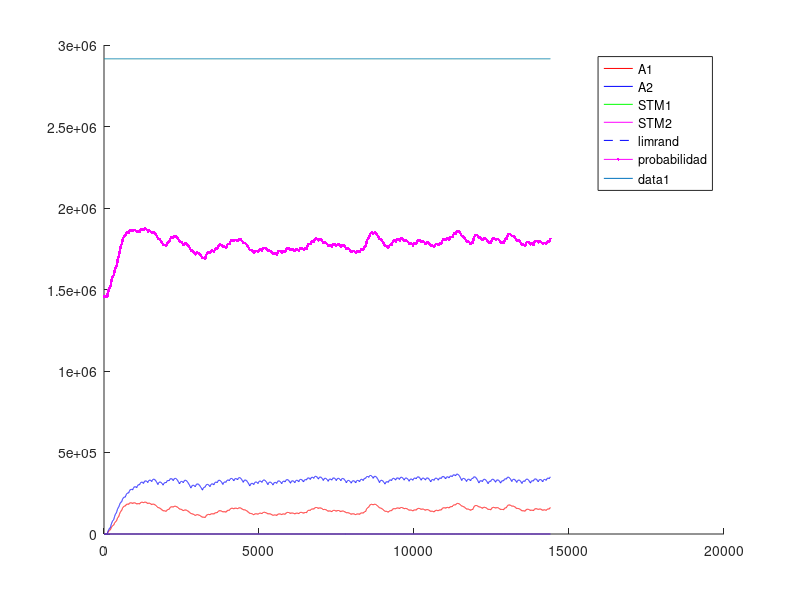
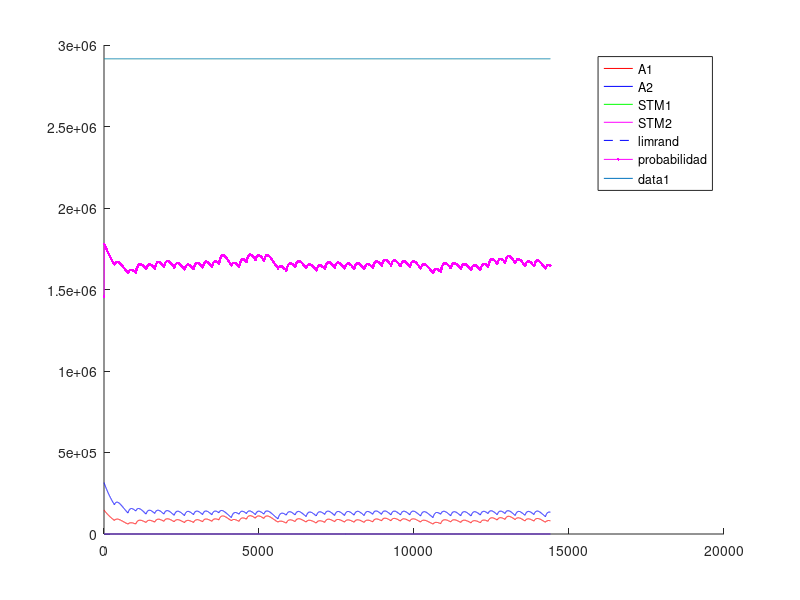
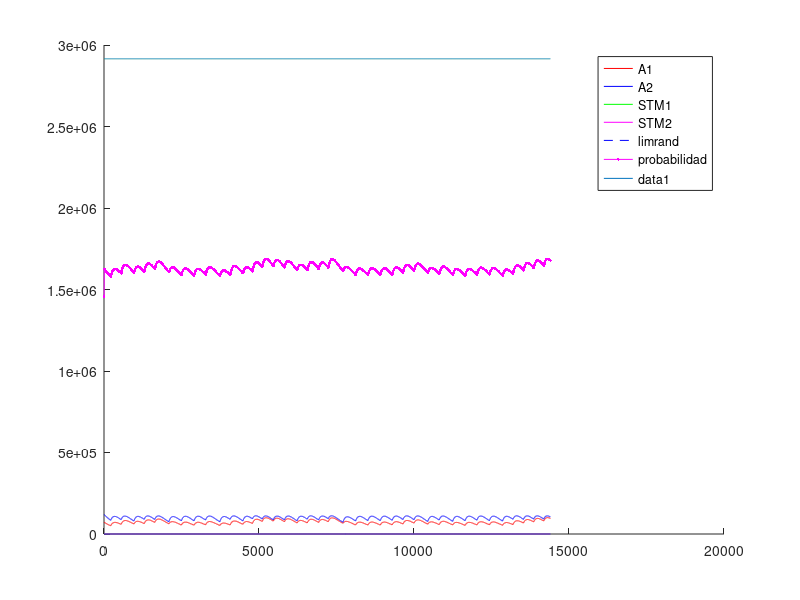
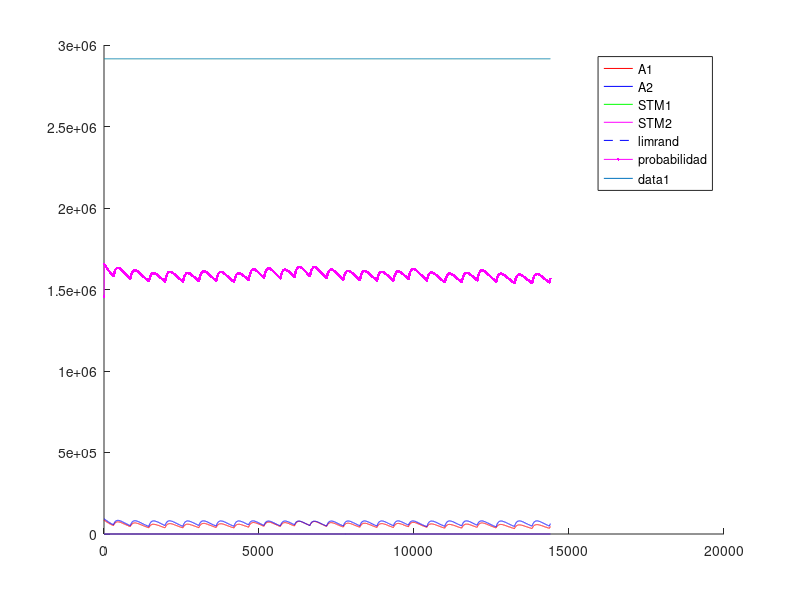

The MATLAB script that drew these images, in order:
%% Experimento con Fixed-Ratio - FR - Tasa fija
%% Existen multiples intancias de palanquelo (cada vez que realiza respuesta decide si realiza otra o no)
%% Durante la tasa se contabilizan los palanqueos y no palanqueos y el refuerzo impacta de forma 
%% proporcional a la tasa de respuestas.
%% Un trial dura 3600 segundos.
%% Una sesion 1 o 3 trial (seg´un la dinamica del animal)
%% 5 sesiones por Experimento. Cada sesion es un intervalo diferente.
%% 1 experimento
%% Tiempo para realizar un respuesta 1 segundo
%% 
%% La probabilidad de eleccion se ajusta al nivel de maxima frecuencia de palanqueo
%% 

close all
clc
clear

%% Matriz de pago 0 1 

%%% Se ajusto la apreciacion de las cantidades de refuerzo 
function rf = feel(pellets)
  rf=0;
  if (nargin~=0)
    rf=(12.8*(1-exp(-.25.* pellets.^(2))))+(12.8*(1-exp(-.5.* pellets)));
  else
    error ("Faltan parametros");
  endif
endfunction
%% 
%% 

%% INICIALIZATION
%%%%%% CONSTANTES DE SESIONES
Ntrial  =  1 ;   %% un trial de 3600 segundos
tTrial  =  3600; %% en segundos
tResp   =  1;    %% en segundos
tMuestreo = 0.25;%% en segundos
Nses    =  6 ;
Fr=[10,30,40,60,90,120]; %% valores medios de intervalos variables
Ntest   =  1;
limrand =  0.138;
saving  =  0.9 ;
%%%%%% CONSTANTES DE DECAIMIENTO
alpha = 10/tMuestreo; %%%%%%%%%%%%%%%%%%%%%%%%%%%%%%%%%%%%%%%%%%%%%%%%%%%%%%5
beta  = 0.13*0.31*tMuestreo;%0.125*tMuestreo ;
gamma = 0.0067*tMuestreo;%0.025 ; 
delta = 1/tMuestreo; %%%%%%%%%%%%%%%%%%%%%%%%%%%%%%%%%%%%%%%%%%%%%%%%%%%%%%%%%%55555
%%%%%% INICIALIZACION
palanca = zeros(2,1);
Rf_1=0;
Rf_2=0;
A1=zeros(1,Ntest);
A2=zeros(1,Ntest);
stm_1=zeros(2,Ntest);
stm_2=zeros(2,Ntest);
d=1;

sesion = zeros(Nses,1);
trialXsesion = zeros(Nses,Ntrial);
terminal_sesion=zeros(Nses,1);
nb_resp = zeros(Nses,Ntest);
t_ref = zeros(Nses,1);
cum_resp = zeros(Nses,1);
contadorP1=0;
contadorP2=0;
contadorI=0;

%% CALCULO DE AROUSAL MAXIMO
%% Iteraciones de respuesta refuerzo para encotnrar el STM medio
Nconfig=5; %% Tasa de respuesta de configuracion
%plot([1:0.01:20],(12.8*(1-exp(-.25.* [1:0.01:20].^(2))))+(12.8*(1-exp(-.5.* [1:0.01:20]))),'.k')
R1 = floor(feel(1)); %tiempo de refuezo para R
l1 = Nconfig/tMuestreo; % duracion entre trials
suma = 0; %suma es un valor necesaria para calcular max1 y min1
suma = alpha*R1 %% Refuerzo cada N respuestas
iter=100; %% numero de iteraciones para que converja el stm
max1 = 0; %maximum de stm1
min1 = 0; %minimum de stm1
for i = 1:iter 
  suma = (1-beta)^(Nconfig/tMuestreo)*suma;%% Instantes que decae el stm
  min1=suma;
  suma += alpha*R1; %Refuerzo
  max1=suma;
end
comp=.88;
S1 = (((max1-min1)*(comp*l1))/2)+min1*comp*l1; %calcul de la superficie del triangulo mas la de el rectangulo
stm_1_medio = S1/(l1);
A1max = (delta/gamma)*stm_1_medio;

%% INICIO DE LAS ITERATIONS
for l = 1:Ntest  %% TESTES
  Num=0;
  for k = 1:Nses  %% SESIONES (cambia el N)
    i=1;
    %duracion = [1,tTrial*ones(1,Ntrial)];
    
    contador = 1;
    %palanca(1)=randi(2);
    
    %% Agregar tasa de refuerzos  %%
    tasa=Fr(k);
    if k>1
      A1(Num+1,l)=saving*A1(Num,l);
      A2(Num+1,l)=saving*A2(Num,l);
      stm_1(Num+1,l)=0*stm_1(Num,l);
      stm_2(Num+1,l)=0*stm_2(Num,l); 
      %%% ELECCION DE LA PRIMERA PALANCA 
%      if A1(Num,1)>A2(Num,1)
%        palanca(2)=1;
%      else
%        palanca(2)=2;
%      end
    end       
    P1(i,k)=0.5;
    P1(i,k)=0.5;
    for j=2:(Ntrial*tTrial/tMuestreo) %% Todos los trials juntos
      
      if contador == tResp/tMuestreo%duracion(i)
        contador = 1;
        i = i+1 ;
        J = j ;
        P1(i,k)=0.5*(1-exp(-(5*A1((j-1)+Num,l))/A1max))+0.5; %probabilidad en exponential
        P2(i,k)=0.5*(1-exp(-(5*A2((j-1)+Num,l))/A1max))+0.5; %probabilidad en exponential
        %P=.99;
        %P2(i,k)=0.5*(1-exp(-(5*A2((j-1)+Num,l))/A2max))+0.5;
        
        a = rand ;
        %%% ELECCION DE LA PALANCA %%% Basicamente elige palanquear o no palanquear
        if (A1((j-1)+Num,l)<=limrand)&&(A2((j-1)+Num,l)<=limrand)
          palanca(i)=randi(2);
        elseif (A1((j-1)+Num,l)>=limrand)&&(A2((j-1)+Num,l)<=limrand)
          if a>=P1(i,k)
            palanca(i)=2;
          else
            palanca(i)=1;
          end
        elseif (A1((j-1)+Num,l)<=limrand)&&(A2((j-1)+Num,l)>=limrand)
          if a>=P2(i,k)
            palanca(i)=1;
          else
            palanca(i)=2;
          end
        elseif (A1((j-1)+Num,l)>A2((j-1)+Num,l))
          if a>=P1(i,k)
            palanca(i)=2;
          else
            palanca(i)=1;
          end
        else
          if a>=P2(i,k)
            palanca(i)=1;
          else
            palanca(i)=2;
          end
        end
        %% Contadores para intervalo de refuerzo
        if palanca(i)==1
          contadorP1++;
        else
          contadorP2++;
        endif
        %%% REFUERZO %%%
        if (contadorP1>=tasa)
          %if (palanca(i)==1) %% palanquea
          aux=contadorP1+contadorP2;
          Rfz=floor(feel(1));
          Rf_1=Rfz*contadorP1/aux;
          Rf_2=Rfz*contadorP2/aux;
          %elseif (palanca(i-1)==2) %% No palanquea
          %  Rf_1=0;
          %  Rf_2=0;%floor(10*(1-exp(-0.8* 2 )));
          %end
          %stm_1(j+Num,l)=(1-beta)*stm_1((j-1)+Num,l)+alpha*Rf_1;
          %stm_2(j+Num,l)=(1-beta)*stm_2((j-1)+Num,l)+alpha*Rf_2;
          contadorP1=0;
          contadorP2=0;
          contadorI =0;
          dispe=.5; %% dispercion del 50% del valor de la intervalo
          tasa=Fr(k);
          t_ref(k,i)=1;
        endif
        
      else
        contador++;
        contadorI++;
        Rf_1=0;
        Rf_2=0;
      end
      stm_1(j+Num,l)=(1-beta)*stm_1((j-1)+Num,l)+alpha*Rf_1;
      stm_2(j+Num,l)=(1-beta)*stm_2((j-1)+Num,l)+alpha*Rf_2;
      A1(j+Num,l)=(1-gamma)*A1((j-1)+Num,l)+delta*stm_1(j+Num,l);
      A2(j+Num,l)=(1-gamma)*A2((j-1)+Num,l)+delta*stm_2(j+Num,l);
      
%      if floor(j/tTrial)==(j/tTrial)
%        trialXsesion()
%      end
    end
    
    
    %%% CONTADOR DE A QUE J SE CAMBIA LA SESION
    %sesion(k-1,l)=j;
    sesion(k,l)=j+Num;
    %%% DEFINICION DE NUM
%    compteur = 0 ;
%    for i=1:length(A1(:,l))
%      if A1(i,l)~=0
%        compteur = compteur +1;
%      end
%    end
%    Num=compteur;
    Num = j+Num;
    Sizemat = length(A1);
    
    if palanca(1)==1
      nb_resp(k,l)=1;
      cum_resp(k,1)=1;
    end
    for j = 2:length(palanca)
      if palanca(j)==1
        %nb_coop(k-1,l)= nb_coop(k-1,l)+1;
        nb_resp(k,l)++;
        cum_resp(k,j)=cum_resp(k,j-1)+1;
      else
        cum_resp(k,j)=cum_resp(k,j-1);
      end
    end
  end
end


%%% PRUEBAS 
%%% ENCONTRA LA LONGITUD REAL DEL EXPERIMENTACION
nonnul = zeros(Ntest,1);
for k=1:Ntest
  for i=1:length(A1)
    if A1(i,k) ~= 0
      nonnul(k)=nonnul(k)+1;
    end
  end
end

%%% PRUEBA I _ PESO DE LA EXPERIMENTACION EN LA MEMORIA
porcent = 0;
for i = 1:Ntest
  if sum(A1(:,i)) > 10 * sum(A2(:,i))
    porcent = porcent +1;
  end
end

%%% PRUEBA II _ SI LA EXCITATION ALCANZA A SU MAXIMUM
maxima = zeros(Ntest,1);
for k = 1:Ntest
  if floor(max(A1(:,k))) == floor(max(max(A1))) 
    maxima(k) = maxima(k) +1;
  end
end



resp_por_segundos=nb_resp/length(palanca); %numero de respuestas dividido por el numero de respestas maximal posible

for i=1:Ntest
  for k=1:Nses
    refuerzo(k,i)=floor(nb_resp(k,i)/Fr(k));
  end
end


for i=1:Ntest
  for j=1:Nses
    figure
    hold on
    %plot(sesion(j,i)*ones(1,max(max(A1(:,i)))),(1:max(max(A1(:,i)))),'--k');
    %h=plot((sesion(j,i).*tMuestreo)*ones(1,max(max(A1(:,i)))),(1:max(max(A1(:,i)))),'--k');
    %set(h, "linewidth", 2);
    if j==1
      plot(1:Ntrial*tTrial/tMuestreo,A1(1:sesion(j,i),i),'r',1:Ntrial*tTrial/tMuestreo,A2(1:sesion(j,i),i),'b',1:Ntrial*tTrial/tMuestreo,stm_1(1:sesion(j,i),i),'g',1:Ntrial*tTrial/tMuestreo,stm_2(1:sesion(j,i),i),'m',1:Ntrial*tTrial/tMuestreo,limrand*ones(1,Ntrial*tTrial/tMuestreo),'--b');
      plot((1:(Ntrial*tTrial))/tMuestreo,P1(:,j)'*A1max,'.-m');
      legend("A1","A2","STM1","STM2","limrand","probabilidad");
    else
      plot(1:Ntrial*tTrial/tMuestreo,A1(sesion(j-1,i)+1:sesion(j,i),i),'r',1:Ntrial*tTrial/tMuestreo,A2(sesion(j-1,i)+1:sesion(j,i),i),'b',1:Ntrial*tTrial/tMuestreo,stm_1(sesion(j-1,i)+1:sesion(j,i),i),'g',1:Ntrial*tTrial/tMuestreo,stm_2(sesion(j-1,i)+1:sesion(j,i),i),'m',1:Ntrial*tTrial/tMuestreo,limrand*ones(1,Ntrial*tTrial/tMuestreo),'--b');
      plot((1:(Ntrial*tTrial))/tMuestreo,P1(:,j)'*A1max,'.-m');
      legend("A1","A2","STM1","STM2","limrand","probabilidad");
    endif
    plot(1:Ntrial*tTrial/tMuestreo,A1max*ones(1,Ntrial*tTrial/tMuestreo));
    hold off
  endfor
endfor


%% Maximos exitos por tasa= 10-360 - 30-120 - 40-65 - 60-60 

color = 'rgbmkmrgbk';
figure
hold on
for i=1:Ntest
  plot(Fr,resp_por_segundos(:,i),'Color',color(i));
  title('Respuestas por segundos');
  xlabel('Tasa fija');
  ylabel('Respuestas/segundos');
  for j=1:Nses
    plot(Fr(j)*ones(1,floor(resp_por_segundos(j,i)*100)+1),(0:floor(resp_por_segundos(j,i)*100))/100,'k');
  end
end
hold off

figure
hold on
for i=1:Ntest
  plot(refuerzo(:,i),resp_por_segundos(:,i),'Color',color(i));
  title('Respuestas y refuerzo');
  xlabel('Refuezo/horas');
  ylabel('Respuestas/segundos');
  for j=1:Nses
    plot(refuerzo(j)*ones(1,floor(resp_por_segundos(j,i)*100)+1),(0:floor(resp_por_segundos(j,i)*100))/100,'k');
    a = strcat('Num= ',num2str(Fr(j)));
    if j==3
      text(refuerzo(j),-.085,a);
    elseif j==4
      text(refuerzo(j),-.1,a);
    elseif j==5
      text(refuerzo(j),-.03,a);
    else
      text(refuerzo(j),-.06,a);
    end
  end
end
hold off


figure
hold on
for i=1:Nses
  plot(1:length(cum_resp(i,:)),cum_resp(i,:),'Color',color(i));
  a=find(t_ref(i,:)==1);
  aFR.(num2str(i))=a;
  plot(a,cum_resp(i,a),'k+');
  title('Cumulative records');
  xlabel('Time');
  ylabel('Cumulative responses');
end
hold off

resp_por_segundosFR = resp_por_segundos;
refuerzoFR = refuerzo;
cum_respFR = cum_resp;

save FR resp_por_segundosFR refuerzoFR cum_respFR;
save ("-mat-binary", "aFR", "aFR");

%%% probl�me de temps, pas le temps de d�croitre du coup red�marre plus
%%% haut CQFD
%%%% CASTIGO DE TIEMPO 
%%%% CUANTO VECES ELIGE COOPERATION
%%% Pour chaque session r�cup�rer le nombre de coop�ration et tracer la
%%% courbe correspondante 

